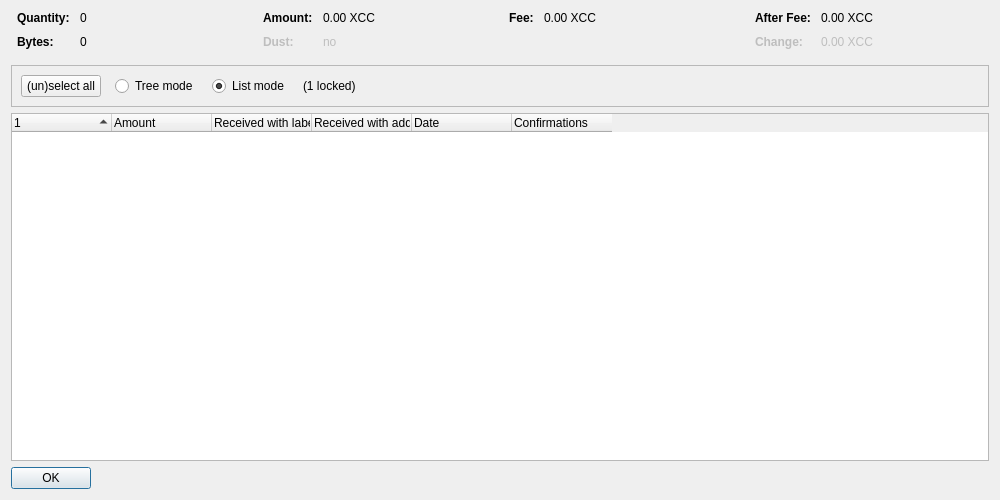
<?xml version="1.0" encoding="UTF-8"?>
<ui version="4.0">
 <class>CoinControlDialog</class>
 <widget class="QDialog" name="CoinControlDialog">
  <property name="geometry">
   <rect>
    <x>0</x>
    <y>0</y>
    <width>1000</width>
    <height>500</height>
   </rect>
  </property>
  <property name="windowTitle">
   <string>Coin Selection</string>
  </property>
  <layout class="QVBoxLayout" name="verticalLayout">
   <item>
    <layout class="QHBoxLayout" name="horizontalLayoutTop" stretch="0,0,0,0">
     <property name="topMargin">
      <number>0</number>
     </property>
     <property name="bottomMargin">
      <number>10</number>
     </property>
     <item>
      <layout class="QFormLayout" name="formLayoutCoinControl1">
       <property name="horizontalSpacing">
        <number>10</number>
       </property>
       <property name="verticalSpacing">
        <number>10</number>
       </property>
       <property name="leftMargin">
        <number>6</number>
       </property>
       <property name="rightMargin">
        <number>6</number>
       </property>
       <item row="0" column="0">
        <widget class="QLabel" name="labelCoinControlQuantityText">
         <property name="font">
          <font>
           <weight>75</weight>
           <bold>true</bold>
          </font>
         </property>
         <property name="text">
          <string>Quantity:</string>
         </property>
        </widget>
       </item>
       <item row="0" column="1">
        <widget class="QLabel" name="labelCoinControlQuantity">
         <property name="cursor">
          <cursorShape>IBeamCursor</cursorShape>
         </property>
         <property name="contextMenuPolicy">
          <enum>Qt::ActionsContextMenu</enum>
         </property>
         <property name="text">
          <string notr="true">0</string>
         </property>
         <property name="textInteractionFlags">
          <set>Qt::LinksAccessibleByMouse|Qt::TextSelectableByKeyboard|Qt::TextSelectableByMouse</set>
         </property>
        </widget>
       </item>
       <item row="1" column="0">
        <widget class="QLabel" name="labelCoinControlBytesText">
         <property name="font">
          <font>
           <weight>75</weight>
           <bold>true</bold>
          </font>
         </property>
         <property name="text">
          <string>Bytes:</string>
         </property>
        </widget>
       </item>
       <item row="1" column="1">
        <widget class="QLabel" name="labelCoinControlBytes">
         <property name="cursor">
          <cursorShape>IBeamCursor</cursorShape>
         </property>
         <property name="contextMenuPolicy">
          <enum>Qt::ActionsContextMenu</enum>
         </property>
         <property name="text">
          <string notr="true">0</string>
         </property>
         <property name="textInteractionFlags">
          <set>Qt::LinksAccessibleByMouse|Qt::TextSelectableByKeyboard|Qt::TextSelectableByMouse</set>
         </property>
        </widget>
       </item>
      </layout>
     </item>
     <item>
      <layout class="QFormLayout" name="formLayoutCoinControl2">
       <property name="horizontalSpacing">
        <number>10</number>
       </property>
       <property name="verticalSpacing">
        <number>10</number>
       </property>
       <property name="leftMargin">
        <number>6</number>
       </property>
       <property name="rightMargin">
        <number>6</number>
       </property>
       <item row="0" column="0">
        <widget class="QLabel" name="labelCoinControlAmountText">
         <property name="font">
          <font>
           <weight>75</weight>
           <bold>true</bold>
          </font>
         </property>
         <property name="text">
          <string>Amount:</string>
         </property>
        </widget>
       </item>
       <item row="0" column="1">
        <widget class="QLabel" name="labelCoinControlAmount">
         <property name="cursor">
          <cursorShape>IBeamCursor</cursorShape>
         </property>
         <property name="contextMenuPolicy">
          <enum>Qt::ActionsContextMenu</enum>
         </property>
         <property name="text">
          <string notr="true">0.00 XCC</string>
         </property>
         <property name="textInteractionFlags">
          <set>Qt::LinksAccessibleByMouse|Qt::TextSelectableByKeyboard|Qt::TextSelectableByMouse</set>
         </property>
        </widget>
       </item>
       <item row="1" column="0">
        <widget class="QLabel" name="labelCoinControlLowOutputText">
         <property name="enabled">
          <bool>false</bool>
         </property>
         <property name="font">
          <font>
           <weight>75</weight>
           <bold>true</bold>
          </font>
         </property>
         <property name="text">
          <string>Dust:</string>
         </property>
        </widget>
       </item>
       <item row="1" column="1">
        <widget class="QLabel" name="labelCoinControlLowOutput">
         <property name="enabled">
          <bool>false</bool>
         </property>
         <property name="cursor">
          <cursorShape>IBeamCursor</cursorShape>
         </property>
         <property name="contextMenuPolicy">
          <enum>Qt::ActionsContextMenu</enum>
         </property>
         <property name="text">
          <string notr="true">no</string>
         </property>
         <property name="textInteractionFlags">
          <set>Qt::LinksAccessibleByMouse|Qt::TextSelectableByKeyboard|Qt::TextSelectableByMouse</set>
         </property>
        </widget>
       </item>
      </layout>
     </item>
     <item>
      <layout class="QFormLayout" name="formLayoutCoinControl3">
       <property name="horizontalSpacing">
        <number>10</number>
       </property>
       <property name="verticalSpacing">
        <number>10</number>
       </property>
       <property name="leftMargin">
        <number>6</number>
       </property>
       <property name="rightMargin">
        <number>6</number>
       </property>
       <item row="0" column="0">
        <widget class="QLabel" name="labelCoinControlFeeText">
         <property name="font">
          <font>
           <weight>75</weight>
           <bold>true</bold>
          </font>
         </property>
         <property name="text">
          <string>Fee:</string>
         </property>
        </widget>
       </item>
       <item row="0" column="1">
        <widget class="QLabel" name="labelCoinControlFee">
         <property name="cursor">
          <cursorShape>IBeamCursor</cursorShape>
         </property>
         <property name="contextMenuPolicy">
          <enum>Qt::ActionsContextMenu</enum>
         </property>
         <property name="text">
          <string notr="true">0.00 XCC</string>
         </property>
         <property name="textInteractionFlags">
          <set>Qt::LinksAccessibleByMouse|Qt::TextSelectableByKeyboard|Qt::TextSelectableByMouse</set>
         </property>
        </widget>
       </item>
      </layout>
     </item>
     <item>
      <layout class="QFormLayout" name="formLayoutCoinControl4">
       <property name="horizontalSpacing">
        <number>10</number>
       </property>
       <property name="verticalSpacing">
        <number>10</number>
       </property>
       <property name="leftMargin">
        <number>6</number>
       </property>
       <property name="rightMargin">
        <number>6</number>
       </property>
       <item row="0" column="0">
        <widget class="QLabel" name="labelCoinControlAfterFeeText">
         <property name="font">
          <font>
           <weight>75</weight>
           <bold>true</bold>
          </font>
         </property>
         <property name="text">
          <string>After Fee:</string>
         </property>
        </widget>
       </item>
       <item row="0" column="1">
        <widget class="QLabel" name="labelCoinControlAfterFee">
         <property name="cursor">
          <cursorShape>IBeamCursor</cursorShape>
         </property>
         <property name="contextMenuPolicy">
          <enum>Qt::ActionsContextMenu</enum>
         </property>
         <property name="text">
          <string notr="true">0.00 XCC</string>
         </property>
         <property name="textInteractionFlags">
          <set>Qt::LinksAccessibleByMouse|Qt::TextSelectableByKeyboard|Qt::TextSelectableByMouse</set>
         </property>
        </widget>
       </item>
       <item row="1" column="0">
        <widget class="QLabel" name="labelCoinControlChangeText">
         <property name="enabled">
          <bool>false</bool>
         </property>
         <property name="font">
          <font>
           <weight>75</weight>
           <bold>true</bold>
          </font>
         </property>
         <property name="text">
          <string>Change:</string>
         </property>
        </widget>
       </item>
       <item row="1" column="1">
        <widget class="QLabel" name="labelCoinControlChange">
         <property name="enabled">
          <bool>false</bool>
         </property>
         <property name="cursor">
          <cursorShape>IBeamCursor</cursorShape>
         </property>
         <property name="contextMenuPolicy">
          <enum>Qt::ActionsContextMenu</enum>
         </property>
         <property name="text">
          <string notr="true">0.00 XCC</string>
         </property>
         <property name="textInteractionFlags">
          <set>Qt::LinksAccessibleByMouse|Qt::TextSelectableByKeyboard|Qt::TextSelectableByMouse</set>
         </property>
        </widget>
       </item>
      </layout>
     </item>
    </layout>
   </item>
   <item>
    <widget class="QFrame" name="frame">
     <property name="minimumSize">
      <size>
       <width>0</width>
       <height>40</height>
      </size>
     </property>
     <property name="frameShape">
      <enum>QFrame::StyledPanel</enum>
     </property>
     <property name="frameShadow">
      <enum>QFrame::Sunken</enum>
     </property>
     <layout class="QHBoxLayout" name="horizontalLayout">
      <item>
       <layout class="QHBoxLayout" name="horizontalLayoutPanel" stretch="0,0,0,0,0">
        <property name="spacing">
         <number>14</number>
        </property>
        <item>
         <widget class="QPushButton" name="pushButtonSelectAll">
          <property name="sizePolicy">
           <sizepolicy hsizetype="Maximum" vsizetype="Fixed">
            <horstretch>0</horstretch>
            <verstretch>0</verstretch>
           </sizepolicy>
          </property>
          <property name="text">
           <string>(un)select all</string>
          </property>
          <property name="autoDefault">
           <bool>false</bool>
          </property>
         </widget>
        </item>
        <item>
         <widget class="QRadioButton" name="radioTreeMode">
          <property name="sizePolicy">
           <sizepolicy hsizetype="Maximum" vsizetype="Fixed">
            <horstretch>0</horstretch>
            <verstretch>0</verstretch>
           </sizepolicy>
          </property>
          <property name="text">
           <string>Tree mode</string>
          </property>
         </widget>
        </item>
        <item>
         <widget class="QRadioButton" name="radioListMode">
          <property name="sizePolicy">
           <sizepolicy hsizetype="Maximum" vsizetype="Fixed">
            <horstretch>0</horstretch>
            <verstretch>0</verstretch>
           </sizepolicy>
          </property>
          <property name="text">
           <string>List mode</string>
          </property>
          <property name="checked">
           <bool>true</bool>
          </property>
         </widget>
        </item>
        <item>
         <widget class="QLabel" name="labelLocked">
          <property name="text">
           <string notr="true">(1 locked)</string>
          </property>
         </widget>
        </item>
        <item>
         <spacer name="horizontalSpacer">
          <property name="orientation">
           <enum>Qt::Horizontal</enum>
          </property>
          <property name="sizeHint" stdset="0">
           <size>
            <width>40</width>
            <height>20</height>
           </size>
          </property>
         </spacer>
        </item>
       </layout>
      </item>
     </layout>
    </widget>
   </item>
   <item>
    <widget class="CoinControlTreeWidget" name="treeWidget">
     <property name="contextMenuPolicy">
      <enum>Qt::CustomContextMenu</enum>
     </property>
     <property name="sortingEnabled">
      <bool>false</bool>
     </property>
     <property name="columnCount">
      <number>6</number>
     </property>
     <attribute name="headerShowSortIndicator" stdset="0">
      <bool>true</bool>
     </attribute>
     <attribute name="headerStretchLastSection">
      <bool>false</bool>
     </attribute>
     <column>
      <property name="text">
       <string/>
      </property>
     </column>
     <column>
      <property name="text">
       <string>Amount</string>
      </property>
     </column>
     <column>
      <property name="text">
       <string>Received with label</string>
      </property>
     </column>
     <column>
      <property name="text">
       <string>Received with address</string>
      </property>
     </column>
     <column>
      <property name="text">
       <string>Date</string>
      </property>
     </column>
     <column>
      <property name="text">
       <string>Confirmations</string>
      </property>
      <property name="toolTip">
       <string>Confirmed</string>
      </property>
     </column>
     <column>
      <property name="text">
       <string/>
      </property>
     </column>
     <column>
      <property name="text">
       <string/>
      </property>
     </column>
     <column>
      <property name="text">
       <string/>
      </property>
     </column>
     <column>
      <property name="text">
       <string/>
      </property>
     </column>
    </widget>
   </item>
   <item>
    <widget class="QDialogButtonBox" name="buttonBox">
     <property name="sizePolicy">
      <sizepolicy hsizetype="Maximum" vsizetype="Fixed">
       <horstretch>0</horstretch>
       <verstretch>0</verstretch>
      </sizepolicy>
     </property>
     <property name="orientation">
      <enum>Qt::Horizontal</enum>
     </property>
     <property name="standardButtons">
      <set>QDialogButtonBox::Ok</set>
     </property>
    </widget>
   </item>
  </layout>
 </widget>
 <customwidgets>
  <customwidget>
   <class>CoinControlTreeWidget</class>
   <extends>QTreeWidget</extends>
   <header>qt/coincontroltreewidget.h</header>
  </customwidget>
 </customwidgets>
 <resources/>
 <connections/>
</ui>
